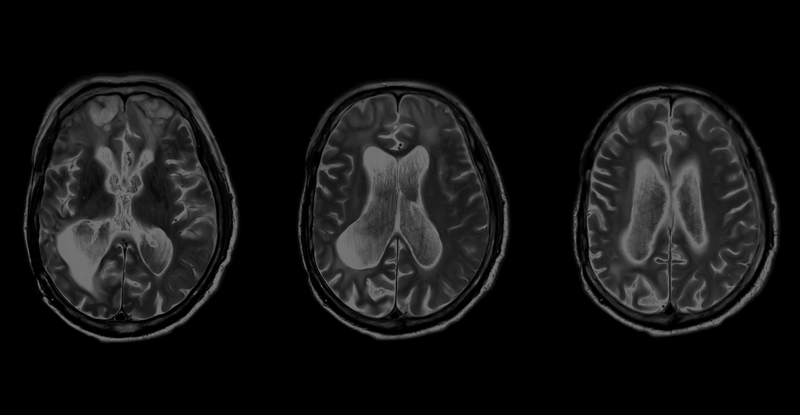
#> input picture HW2/Q1/brains.png, 800 x 415 px
$ python Q1.py
#> lines starting #> are read from the running program, lines starting #| are printed output that depends on the picture
import cv2
import matplotlib.pyplot as plt
import math
import numpy as np

img = cv2.imread('brains.png')
#> img is the input picture: shape (415, 800, 3); min 0, max 117, mean 19.6
img = cv2.cvtColor(img, cv2.COLOR_BGR2GRAY)
#> img: shape (415, 800)
row, col = img.shape[:2]
#> row = 415; col = 800
a2 = np.array(np.zeros((row, col), dtype=np.uint8))
a3 = np.array(np.zeros((row, col), dtype=np.uint8))

#HISTOGAM fuction
'''def Histogram(img=[]):
    img = np.array(img)
    row, col = img.shape[:2]
    count = []
    for i in range(0, 256):
        count.append(np.sum(img == i))
    return count
counta2=Histogram(a2)
npa1 = np.asarray(counta2, dtype=np.float32)
np1= np.reshape(npa1, (256, 1))
plt.figure(4)
plt.bar(range(0, 256), np1[:, 0])
plt.show()'''


def tran1(img):
 #c=5
 log_transformed = 5*np.log(1+img)
 a2 = np.array(log_transformed, dtype=np.uint8)
 a2 = np.round(a2 / np.max(a2) * 255)#contrast stretching
 a2 = a2.astype(np.uint8)
 return  a2
gamma=0.25
def tran2(img):
 #c=3.5
 a3= np.array( 3.5*255 * (img / 255) ** gamma, dtype='uint8')  #powertranformed with contrast stretching
 return a3
a3=tran2(img)
#> in tran2, `a3= np.array( 3.5*255 * (img / 255) ** gamma, dtype='uint8')`:
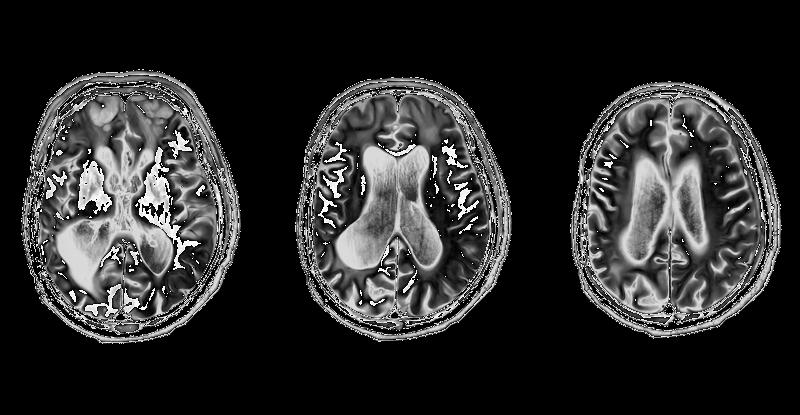
#> a3: shape (415, 800); min 0, max 253, mean 43.9
a2=tran1(img)
#> in tran1, `log_transformed = 5*np.log(1+img)`:
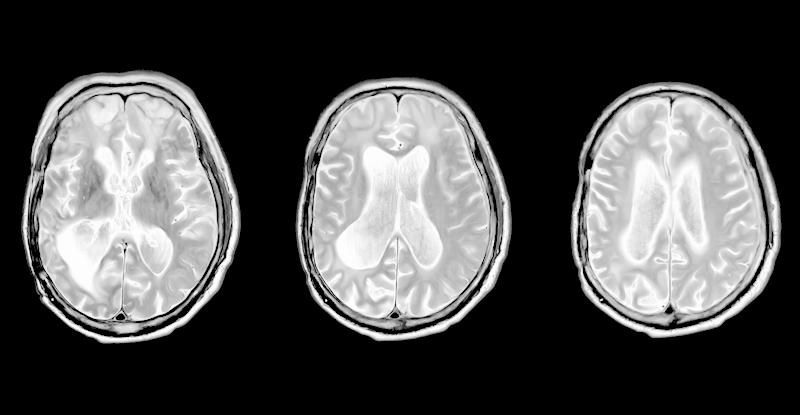
#> log_transformed: shape (415, 800) float16; min 0, max 23.84, mean 7.3; drawn with min black and max white
plt.figure()
plt.subplot(2,3,1)
plt.imshow(cv2.cvtColor(a2, cv2.COLOR_BGR2RGB))
plt.title('logtransformed')
plt.xticks([])
plt.yticks([])
plt.subplot(2,3,3)
plt.imshow(cv2.cvtColor(img, cv2.COLOR_BGR2RGB))
plt.title('original')
plt.xticks([])
plt.yticks([])
plt.subplot(2,3,2)
plt.imshow(cv2.cvtColor(a3, cv2.COLOR_BGR2RGB))
plt.title('powertransformed')
plt.xticks([])
plt.yticks([])
histg2 = cv2.calcHist([a2], [0], None, [256], [0, 256])
#> histg2 = 256 values, max 200763 at index 0, min 0 at index 1, mean 1296.9
plt.subplot(2,3,4)
plt.bar(range(0, 256), histg2[:, 0])
plt.yticks([])
histgimg1 = cv2.calcHist([img], [0], None, [256], [0, 256])
#> histgimg1 = 256 values, max 200763 at index 0, min 0 at index 118, mean 1296.9
plt.subplot(2,3,6)
plt.bar(range(0,256),histgimg1[:, 0])
plt.yticks([])
plt.subplot(2,3,5)
histg3 = cv2.calcHist([a3], [0], None, [256], [0, 256])
#> histg3 = 256 values, max 200763 at index 0, min 0 at index 2, mean 1296.9
plt.bar(range(0,256),histg3[:, 0])
plt.yticks([])
plt.show()
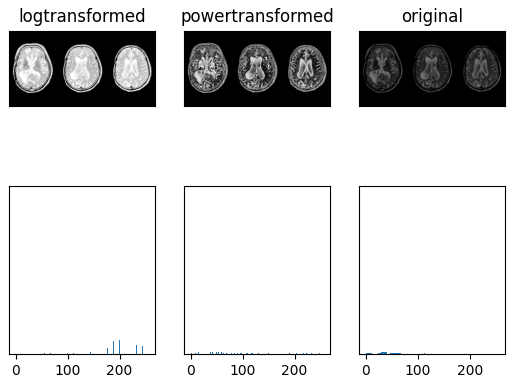
#> figure drawn by matplotlib, 6 panels
